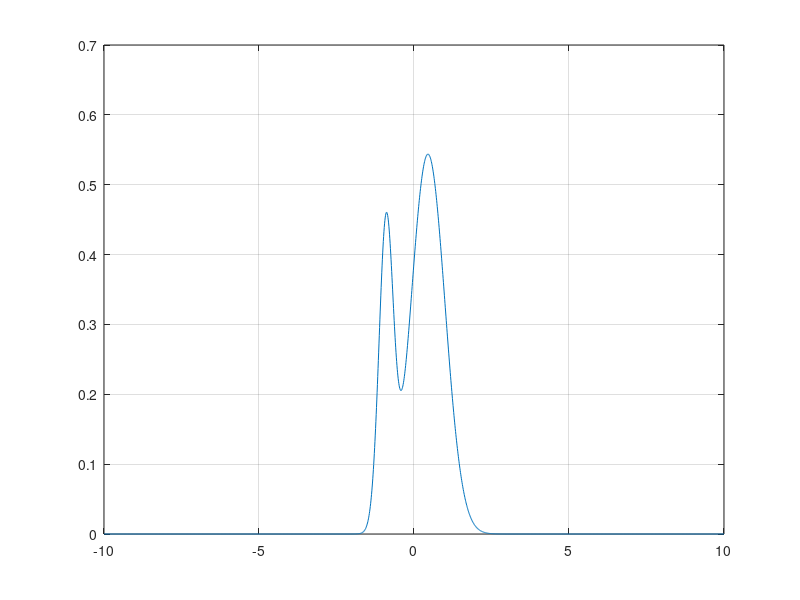

Write MATLAB code to recreate this figure.
lc=0.11;
l=0.2;
cs=1;
if l>lc
    nf=6*cs*lc^(-1.6);
end
if l>=lc
    fl=1-lc^1.71*l^(-1.71);
else
    fl=0;
end
xita=log10(l);

if xita<=-1.4
    e=1;
elseif xita>-1.4 && xita<0
    e=1-0.3571*(xita+1.4);
else
    e=0.5;
end

if xita<=-0.5
    mu1=0.45;
elseif xita>-0.5 && xita<0
    mu1=-0.45-0.9*(xita+0.5);
else
    mu1=-0.9;
end
mu2=-0.9;
sigma1=0.55;

if xita<=-1.0
    sigma2=0.28;
elseif xita>-1.0 && xita<0.1
    sigma2=0.28-0.1636*(xita+1);
else
    sigma2=0.1;
end
gama = -10:0.01:10;
p1=normpdf(gama, mu1, sigma1);
p2=normpdf(gama, mu2, sigma2);
p=e*p1+(1-e)*p2;
plot(gama,p);
grid on;